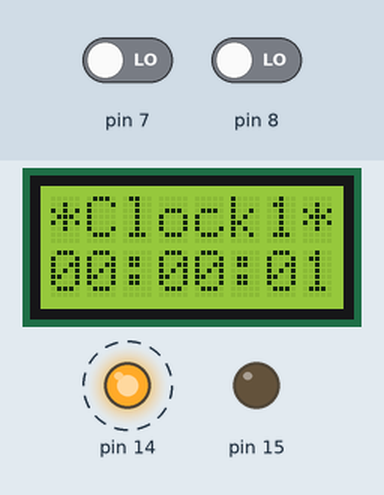
Recording of a sketch running on a simulated Arduino Uno, built with avr-gcc and run on an emulated ATmega328P. Parts: 8×2 character LCD, output pins drawn as LEDs (lit = HIGH). Dashed ring = blinking. Inputs (shaded band) come from the test bench; at power-on: pin 7 LOW, pin 8 LOW.

Above: at 1.2 s.
1.3 s: pin 7 driven HIGH
At 2.8 s:
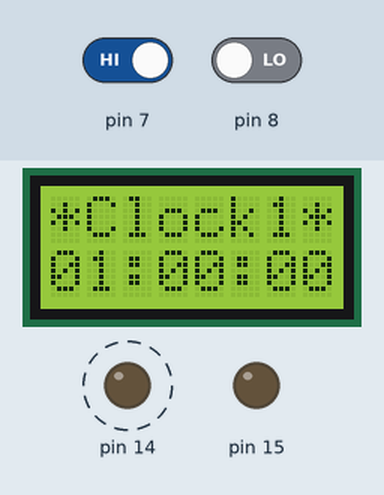
4.5 s: pin 7 driven LOW
At 5.7 s:
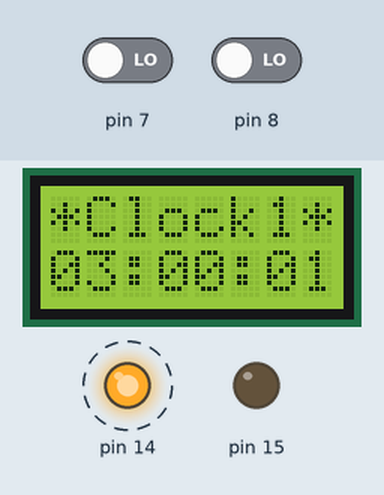
7.5 s: pin 8 driven HIGH
At 9.8 s:
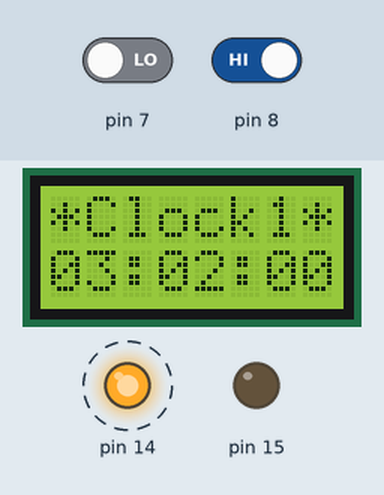
10.5 s: pin 8 driven LOW
At 11.8 s:
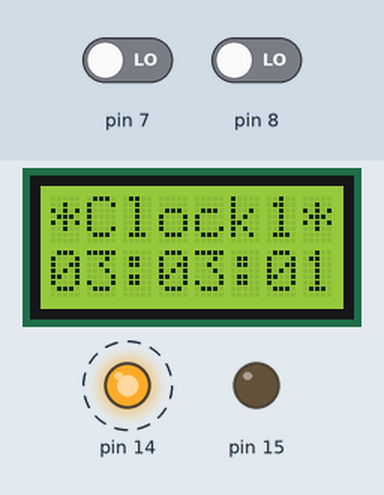
13.5 s: pin 7 driven HIGH
At 15.8 s:
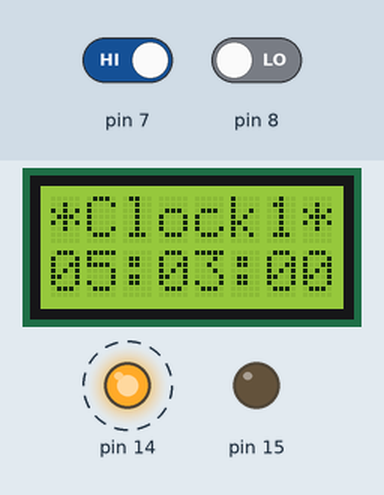
Timing chart, 0 to 17.5 s (numbered marks = the images above; inputs shaded):
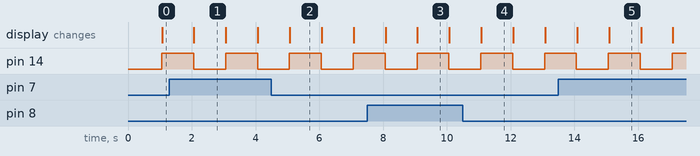

The sketch:

ex501.ino
```cpp
#include <LiquidCrystal.h>
#include <MsTimer2.h>

LiquidCrystal lcd(12,11,5,4,3,2);
unsigned char count;
unsigned char secs;
unsigned char mins;
unsigned char hours;
boolean ledState=0;

void displayDigits(int digits)
{
  if(digits<10) lcd.print('0');
  lcd.print(digits);
  lcd.print(":");
}
void clock()
{
  count++;
  if(count==100){
    count=0;
    secs++;
    ledState=!ledState;
    digitalWrite(14,ledState);
  }
  if(secs==60) {
    mins++;
    secs=0;
    if(mins==60) {
      hours++;
      mins=0;
      if(hours==24) {
        hours=0;
      }
    }
  }
}

void setup() {
  for(int i=7;i<=10;i++) {
    pinMode(i,INPUT);
  }
  pinMode(14,OUTPUT);
  pinMode(15,OUTPUT);

  lcd.begin(8,2);
  lcd.setCursor(0,0);
  lcd.print("*Clock1*");
  MsTimer2::set(10,clock);
  MsTimer2::start();

}

void loop() {
  if(digitalRead(7)==1) {
    hours++;
    secs=0;
    if(hours>23) hours=0;
  }
  else if(digitalRead(8)==1) {
    mins++;
    secs=0;
    if(mins>59) mins=0;
  }

  lcd.setCursor(0,1);
  displayDigits(hours);
  displayDigits(mins);
  displayDigits(secs);
  delay(1000);
}
```

Measured:
- by itself, pin 14: alternates HIGH for 1.0 s and LOW for 1.0 s
- what the display in image 1 shows lasts 1.0 s, from 2.1 s to 3.1 s
